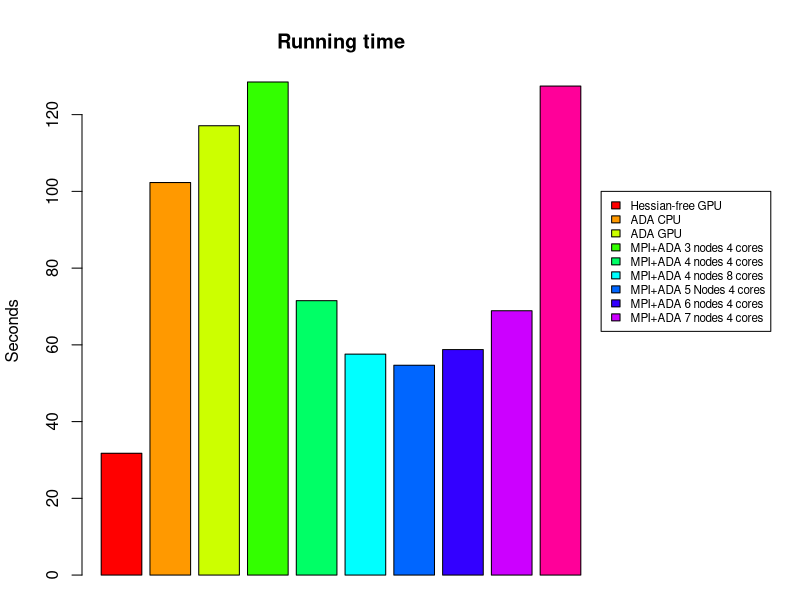
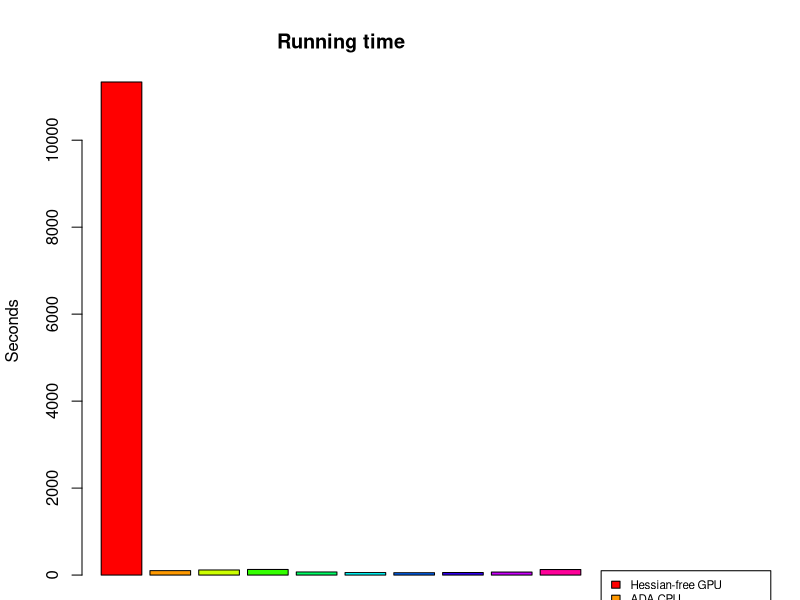

Reproduce these figures in R, in order.
plotTimes = function(data, labels){
  plot(data[1,], pch = 16, col = 1:ncol(data), ylim = c(0, max(data)), 
       xaxt = "n", xlab = "", ylab = "Time in seconds", xlim = c(0.5,ncol(data)+.5), 
       main = "Average Running Time with 95% CI" )
  axis(side = 1, at = 1:ncol(data), labels = labels, tick = F, las = 2)
  for (i in 1:ncol(data)){
    if (i < ncol(data)){abline(v = i+.5, lty = 2)}
    segments(i,data[2,i],i,data[3,i], col = i)
    segments(i-.02,data[2:3,i],i+.02,data[2:3,i], col = i)
  }
}

# Figure 1 (time until convergence)

hess = c(36.7705330849, 40.8134579659, 30.7013020515, 30.7084610462, 27.9912378788, 32.4583690166, 32.423830986, 32.7279911041, 29.1763651371, 30.2343609333, 31.1755859852, 32.7965919971, 27.9905948639, 29.830283165, 30.0658519268, 36.020111084, 29.293243885, 29.3104069233, 29.4974980354, 32.6336672306, 31.5671169758, 31.8110649586, 44.7567741871, 35.8124980927, 29.3117141724, 29.445168972, 36.4843299389, 27.869538784, 37.7073988914 , 36.1895840168, 27.562016964, 26.9184501171, 30.9687809944, 27.565570116, 26.0636160374, 29.935836792, 29.1046249866, 28.483631134, 30.4000070095, 29.424945116, 47.326941967, 27.9466600418, 31.4740049839, 23.681566, 29.9285681248, 28.4917099476, 25.6063570976, 31.7247228622, 27.9845449924, 42.1240811348, 26.9783420563, 29.4615120888, 38.4782221317, 30.3626039028, 30.5635900497, 29.5388019085, 35.8142380714, 29.1841518879, 44.0196020603, 35.7132070065, 31.4251890182, 27.636906147, 37.33061409, 29.5162479877, 27.6029720306, 27.6011309624, 34.7988889217, 30.9964210987, 30.7129850388, 27.3245060444, 29.6513118744, 35.2752830982, 32.2567999363, 28.2544419765, 29.1040530205, 27.9447622299, 33.2662549019, 30.2134070396, 31.2737631798, 32.4858360291, 29.9900941849, 32.8325059414, 34.9779760838, 34.1400580406, 26.3196659088, 33.1836740971, 34.5855379105, 42.6495320797, 28.9761240482, 29.3485779762, 37.6159031391, 42.8580520153, 27.6141171455, 29.2168259621, 27.0530879498, 32.8354289532, 27.9998650551, 36.4524850845, 33.5226078033, 31.4912500381)
hess = mean(hess)
ada_cpu = 102.309973001
ada_gpu = 117.10699296
mpi3n4c = 128.506565809
mpi4n4c = 71.5182712078
mpi4n8c = 57.5800118446
mpi5n4c = 54.687912941
mpi6n4c = 58.7733278275
mpi7n4c = 68.8883149624
mpi8n4c = 127.44204998
times = c(hess,ada_cpu,ada_gpu,mpi3n4c,mpi4n4c,mpi4n8c,mpi5n4c,mpi6n4c,mpi7n4c,mpi8n4c)

png("images/plot1_timeUntilConvergence.png")
par(mar=c(1, 4.1, 4.1,10), xpd=TRUE)
barplot(times, col = rainbow(length(times)), main = "Running time", ylab = "Seconds")
legend(12.5,100, legend = c("Hessian-free GPU", "ADA CPU","ADA GPU","MPI+ADA 3 nodes 4 cores", "MPI+ADA 4 nodes 4 cores", "MPI+ADA 4 nodes 8 cores", "MPI+ADA 5 Nodes 4 cores", "MPI+ADA 6 nodes 4 cores", "MPI+ADA 7 nodes 4 cores"), fill = rainbow(length(times)), cex = .7)
dev.off()

# Figure 2 (time with fixed number of intervals)
hess = 5669.19178391*2
ada_cpu = 102.309973001
ada_gpu = 117.10699296
mpi3n4c = 128.506565809
mpi4n4c = 71.5182712078
mpi4n8c = 57.5800118446
mpi5n4c = 54.687912941
mpi6n4c = 58.7733278275
mpi7n4c = 68.8883149624
mpi8n4c = 127.44204998
times = c(hess,ada_cpu,ada_gpu,mpi3n4c,mpi4n4c,mpi4n8c,mpi5n4c,mpi6n4c,mpi7n4c,mpi8n4c)

png("images/plot2_timeWithFixedIterations.png")
par(mar=c(1, 4.1, 4.1,10), xpd=TRUE)
barplot(times, col = rainbow(length(times)), main = "Running time", ylab = "Seconds")
legend(12.5,100, legend = c("Hessian-free GPU", "ADA CPU","ADA GPU","MPI+ADA 3 nodes 4 cores", "MPI+ADA 4 nodes 4 cores", "MPI+ADA 4 nodes 8 cores", "MPI+ADA 5 Nodes 4 cores", "MPI+ADA 6 nodes 4 cores", "MPI+ADA 7 nodes 4 cores"), fill = rainbow(length(times)), cex = .7)
dev.off()
